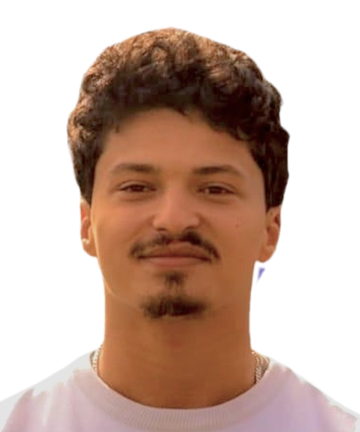
#> input picture assets/me.png, 360 x 432 px
$ python build_portrait.py
#> lines starting #> are read from the running program, lines starting #| are printed output that depends on the picture; after the words box and inside, x2 and y2 are one past the last pixel; in counts of white or black regions, pixels touching at a corner belong together
"""Draws the portrait on the left of the profile card as a dot screen (scripts/portrait_*.svgfrag).

    pip install pillow && python3 scripts/build_portrait.py && python3 scripts/update_card.py

The photo (assets/me.png, transparent background) is sampled on a staggered grid. Every sample
becomes one round dot whose size and colour follow the tone, like a newspaper halftone. Unlike
ASCII art it keeps the eyes, the beard and the hair readable, and it needs no font.

Dark card: bright areas get the big, bright dots. Light card: dark areas get them (ink on paper).
Tune BOX (crop), PITCH (dot spacing: smaller = finer and a heavier file) and ERODE (halo removal).
"""
import math, os
from PIL import Image, ImageFilter

ROOT = os.path.dirname(os.path.dirname(os.path.abspath(__file__)))
PHOTO = os.path.join(ROOT, 'assets', 'me.png')
BOX = (24, 8, 336, 382)         # (left, top, right, bottom) in photo pixels
PW, PH = 368, 442               # size on the card, px
PITCH = 4.0                     # distance between dots, px
ERODE = 9                       # px shaved off the cut-out edge, removes the pale halo of the old backdrop
FADE = 0.18                     # bottom share that fades out, so the collar doesn't end in a hard line
LEVELS = 9                      # tone steps; each step is one <path>
COLOURS = {                     # (faintest dot, strongest dot)
    'dark':  ('#1b4a4a', '#7ff2de'),
    'light': ('#b9d8d4', '#0b5c56'),
}


def mix(c1, c2, t):
    a, b = ([int(c[i:i + 2], 16) for i in (1, 3, 5)] for c in (c1, c2))
    return '#%02x%02x%02x' % tuple(round(a[i] + (b[i] - a[i]) * t) for i in range(3))


def tones():
    img = Image.open(PHOTO).convert('RGBA').crop(BOX)
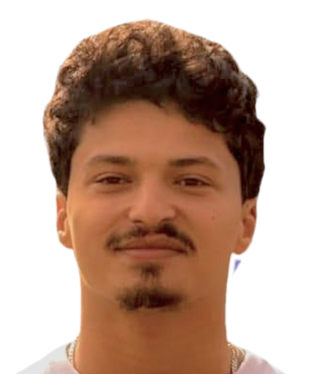
#> img: PIL image 312x374 RGBA; mean R, G, B, A 80.5, 51.6, 35.8, 140.6; transparent parts drawn white
    mask = img.getchannel('A').resize((PW, PH), Image.LANCZOS).filter(ImageFilter.MinFilter(ERODE))
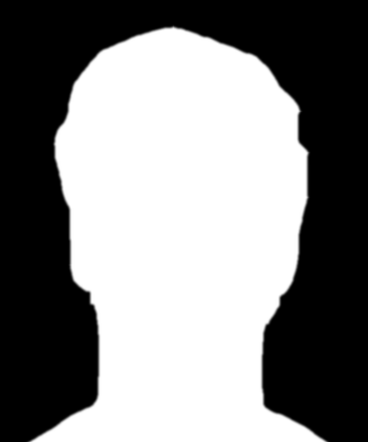
#> mask: PIL image 368x442 L; min 0, max 255, mean 132.2
    mask = mask.point(lambda v: 255 if v > 128 else 0)
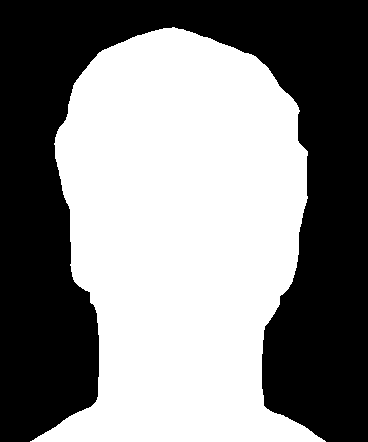
#> mask: PIL image 368x442 L; 51.8% white; 1 black region, box (x1, y1, x2, y2) and area: (0, 0, 368, 442) 78356
    grey = img.convert('RGB').convert('L').resize((PW, PH), Image.LANCZOS)
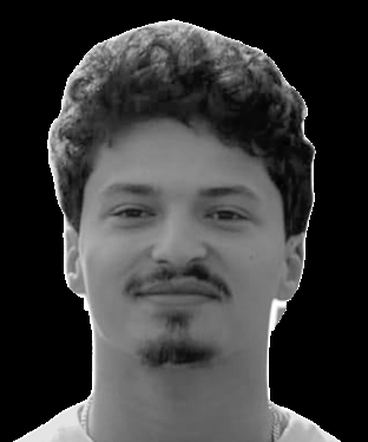
#> grey: PIL image 368x442 L; min 0, max 255, mean 58.5
    inside = [grey.getpixel((x, y)) for y in range(0, PH, 3) for x in range(0, PW, 3) if mask.getpixel((x, y))]
#> inside = 9408 values, max 255 at index 6659, min 4 at index 2446, mean 96.06
    # outside the mask becomes the average tone, so sharpening can't drag the old backdrop back in
    grey = Image.composite(grey, Image.new('L', grey.size, sum(inside) // len(inside)), mask)
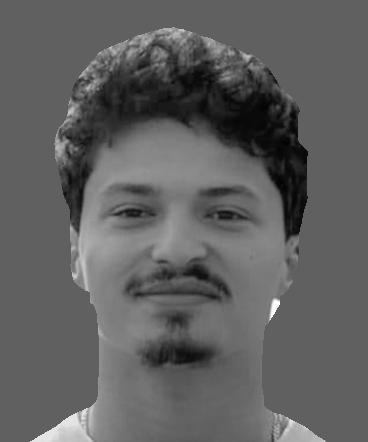
#> grey: PIL image 368x442 L; min 2, max 255, mean 96
    grey = (grey.filter(ImageFilter.UnsharpMask(14, 70, 0))            # local contrast: eyes, brows, beard
                .filter(ImageFilter.GaussianBlur(PITCH * .2))          # no detail finer than the dots
                .filter(ImageFilter.UnsharpMask(3, 90, 0)))
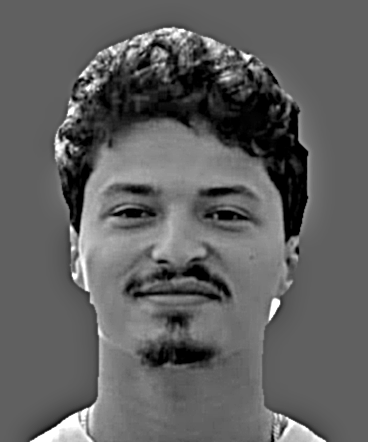
#> grey: PIL image 368x442 L; min 0, max 255, mean 96.3
    inside = sorted(grey.getpixel((x, y)) for y in range(0, PH, 3) for x in range(0, PW, 3) if mask.getpixel((x, y)))
#> inside = 9408 values from 0 to 255
    lo, hi = inside[int(len(inside) * .02)], inside[int(len(inside) * .97)]
#> lo = 0; hi = 200
    return grey, mask, lo, hi


def fragment(theme, grey, mask, lo, hi):
    faint, strong = COLOURS[theme]
    buckets = {}
    row_h = PITCH * math.sqrt(3) / 2
    row, y = 0, row_h / 2
    while y < PH:
        x = PITCH / 2 + (PITCH / 2 if row % 2 else 0)                  # every other row is shifted half a step
        while x < PW:
            if mask.getpixel((int(x), int(y))):
                t = min(1, max(0, (grey.getpixel((int(x), int(y))) - lo) / (hi - lo)))
                ink = t if theme == 'dark' else 1 - t
                fade = round(min(1, (PH - y) / (PH * FADE)) * 5)
                if fade:
                    buckets.setdefault((round(ink * (LEVELS - 1)), fade), []).append((x, y))
            x += PITCH
        y += row_h
        row += 1
    out = ''
    for (level, fade), pts in sorted(buckets.items()):
        ink = level / (LEVELS - 1)
        size = PITCH * (0.34 + 0.56 * ink) * fade / 5
        # a zero-length line with round caps is a dot, and far shorter to write than a <circle>
        out += (f'<path stroke="{mix(faint, strong, ink ** .9)}" stroke-width="{size:.2f}" d="'
                + ''.join(f'M{x:.1f} {y:.1f}h0' for x, y in pts) + '"/>')
    return out, sum(len(p) for p in buckets.values())


if __name__ == '__main__':
    data = tones()
    for theme in COLOURS:
        frag, n = fragment(theme, *data)
        with open(os.path.join(ROOT, 'scripts', f'portrait_{theme}.svgfrag'), 'w') as f:
            f.write(f'<!-- {PW}x{PH} -->\n{frag}\n')
        print(f'{theme}: {n} dots, {len(frag) // 1024} kB -> scripts/portrait_{theme}.svgfrag')
#> this loop made 2 passes
#> n on passes 1 to 2: 5904, 5904
#| dark: 5904 dots, 80 kB -> scripts/portrait_dark.svgfrag
#| light: 5904 dots, 80 kB -> scripts/portrait_light.svgfrag
